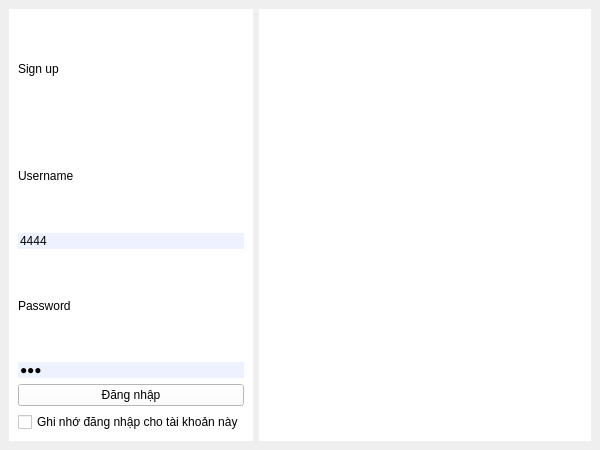
<?xml version="1.0" encoding="UTF-8"?>
<ui version="4.0">
 <class>MainWindow</class>
 <widget class="QMainWindow" name="MainWindow">
  <property name="geometry">
   <rect>
    <x>0</x>
    <y>0</y>
    <width>600</width>
    <height>450</height>
   </rect>
  </property>
  <property name="minimumSize">
   <size>
    <width>600</width>
    <height>450</height>
   </size>
  </property>
  <property name="maximumSize">
   <size>
    <width>600</width>
    <height>450</height>
   </size>
  </property>
  <property name="windowTitle">
   <string>MainWindow</string>
  </property>
  <widget class="QWidget" name="centralwidget">
   <layout class="QHBoxLayout" name="horizontalLayout">
    <item>
     <widget class="QWidget" name="widget" native="true">
      <property name="sizePolicy">
       <sizepolicy hsizetype="Fixed" vsizetype="Preferred">
        <horstretch>0</horstretch>
        <verstretch>0</verstretch>
       </sizepolicy>
      </property>
      <property name="styleSheet">
       <string notr="true">background: white;</string>
      </property>
      <layout class="QVBoxLayout" name="verticalLayout">
       <item>
        <widget class="QLabel" name="label_2">
         <property name="text">
          <string>Sign up</string>
         </property>
        </widget>
       </item>
       <item>
        <widget class="QLabel" name="label_3">
         <property name="text">
          <string>Username</string>
         </property>
        </widget>
       </item>
       <item>
        <widget class="QLineEdit" name="lineEdit">
         <property name="styleSheet">
          <string notr="true">background:#EEF1FF;
border-radius: 15px;

</string>
         </property>
         <property name="text">
          <string>4444</string>
         </property>
        </widget>
       </item>
       <item>
        <widget class="QLabel" name="label_4">
         <property name="text">
          <string>Password</string>
         </property>
        </widget>
       </item>
       <item>
        <widget class="QLineEdit" name="lineEdit_2">
         <property name="styleSheet">
          <string notr="true">background:#EEF1FF;
border-radius: 15px;

</string>
         </property>
         <property name="text">
          <string>444</string>
         </property>
         <property name="echoMode">
          <enum>QLineEdit::Password</enum>
         </property>
        </widget>
       </item>
       <item>
        <widget class="QPushButton" name="pushButton">
         <property name="cursor">
          <cursorShape>PointingHandCursor</cursorShape>
         </property>
         <property name="styleSheet">
          <string notr="true">pushButton {
    background-color: #2d89ef;
    color: white;
    border-radius: 15px;
}
pushButton:hover {
    background-color: #ff5733;
    color: white;
  	border-radius: 15px;
}</string>
         </property>
         <property name="text">
          <string>Đăng nhập</string>
         </property>
        </widget>
       </item>
       <item>
        <widget class="QCheckBox" name="checkBox">
         <property name="cursor">
          <cursorShape>PointingHandCursor</cursorShape>
         </property>
         <property name="text">
          <string>Ghi nhớ đăng nhập cho tài khoản này</string>
         </property>
        </widget>
       </item>
      </layout>
     </widget>
    </item>
    <item>
     <widget class="QWidget" name="widget_2" native="true">
      <property name="font">
       <font>
        <family>MS Shell Dlg 2</family>
       </font>
      </property>
      <property name="contextMenuPolicy">
       <enum>Qt::NoContextMenu</enum>
      </property>
      <property name="styleSheet">
       <string notr="true">background: white</string>
      </property>
      <widget class="QLabel" name="label">
       <property name="geometry">
        <rect>
         <x>10</x>
         <y>0</y>
         <width>281</width>
         <height>271</height>
        </rect>
       </property>
       <property name="text">
        <string/>
       </property>
       <property name="pixmap">
        <pixmap>qr.svg</pixmap>
       </property>
      </widget>
     </widget>
    </item>
   </layout>
  </widget>
 </widget>
 <resources/>
 <connections/>
</ui>
